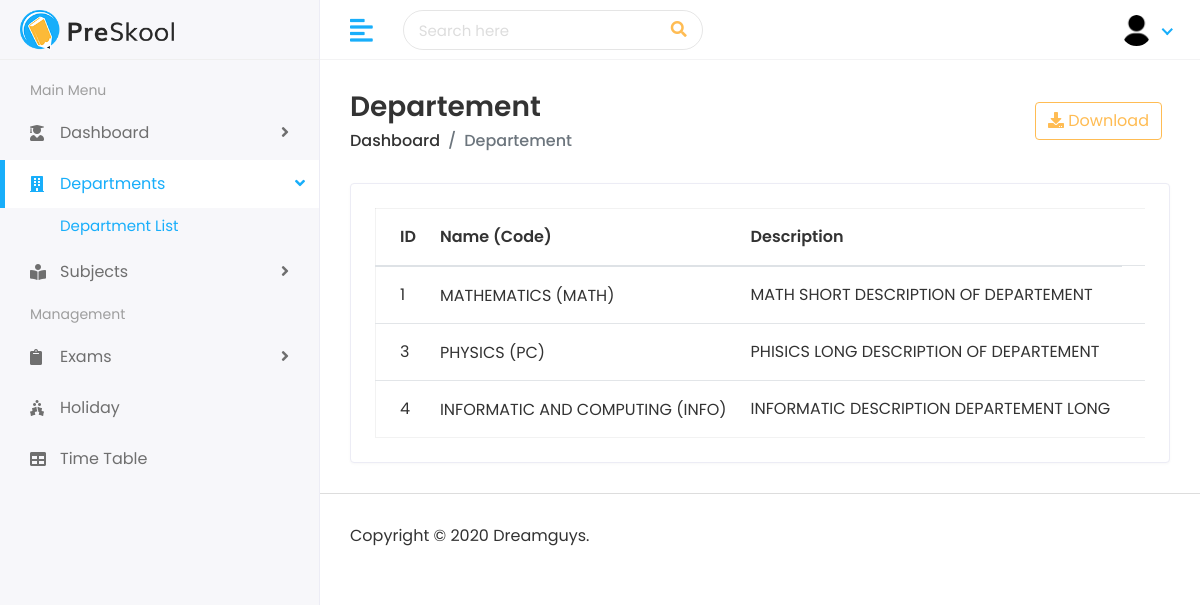
Page /departement/departements/ (signed in) on the earlier database version.
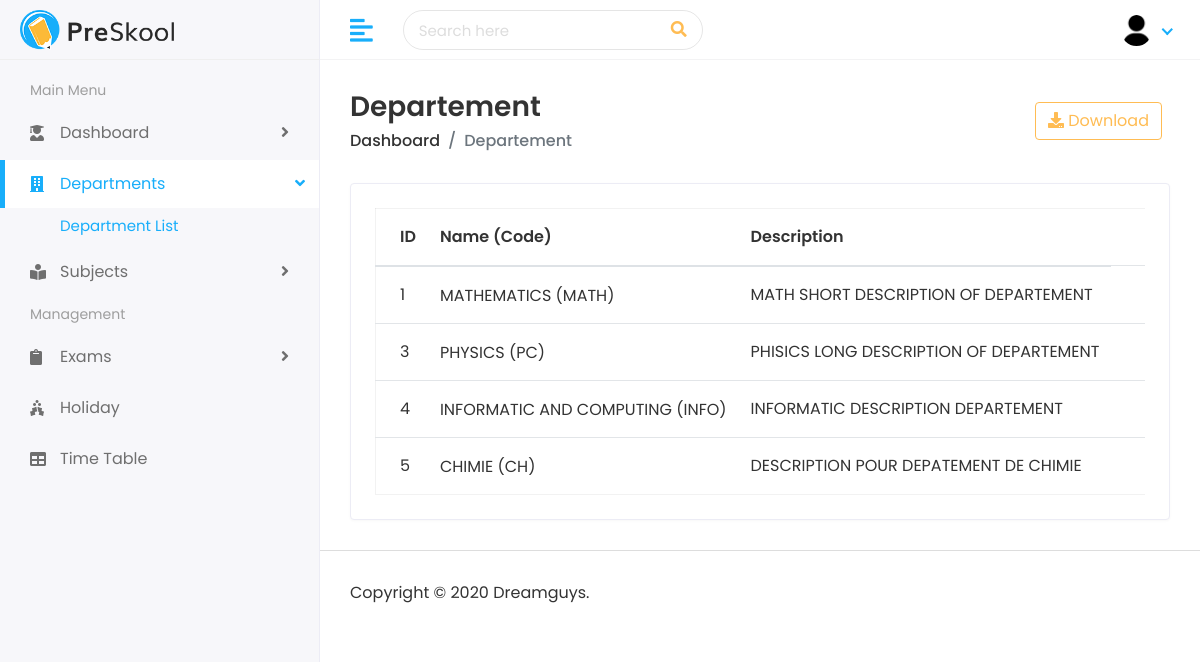
Same page on the later database version.
### departement/models.py (models this page shows, shortened)
class Departement(models.Model):
    name = models.CharField(max_length=150, unique=True)
    code = models.CharField(max_length=10, unique=True)
    description = models.TextField(blank=True, null=True)
    created_at = models.DateField(auto_now_add=True)

### departement/views.py (the view)
# urls.py: path('departements/', views.departement_list, name="departement_list"),
@login_required
def departement_list(request):
    departements_list = Departement.objects.all()
    context = {'departements_list' : departements_list}
    return render(request, 'departement/departements.html', context)

### templates/departement/departements.html (shortened to what this page needs)
{% extends 'Home/base.html' %}
{% load static %}
{% block body %}
         <div class="page-wrapper">
            <div class="content container-fluid">
               <div class="page-header">
                  <div class="row align-items-center">
                     <div class="col">
                        <h3 class="page-title">Departement</h3>
                        <ul class="breadcrumb">
                           <li class="breadcrumb-item"><a href="{% url 'dashboard' %}">Dashboard</a></li>
                           <li class="breadcrumb-item active">Departement</li>
                        </ul>
                     </div>
                     <div class="col-auto text-right float-right ml-auto">
                        <a href="#" class="btn btn-outline-primary mr-2"><i class="fas fa-download"></i> Download</a>
                     </div>
                  </div>
               </div>
               <div class="row">
                  <div class="col-sm-12">
                     <div class="card card-table">
                        <div class="card-body">
                           <div class="table-responsive">
                              <table class="table table-hover table-center mb-0 datatable">
                                 <thead>
                                    <tr>
                                       <th>ID</th>
                                       <th>Name (Code)</th>
                                       <th>Description</th>
                                    </tr>
                                 </thead>
                                 <tbody>
                                    {% for departement in departements_list %}
                                    <tr>
                                       <td>{{ departement.id}}</td>
                                       <td>
                                          <h2 class="table-avatar">
                                           {{ departement.name }} ({{ departement.code}})
                                          </h2>
                                       </td>
                                       <td>{{ departement.description }}</td>
                                       <td class="text-right">
                                       </td>
                                    </tr>
                                    {% endfor %}
                                 </tbody>
                              </table>
                           </div>
                        </div>
                     </div>
                  </div>
               </div>
            </div>
            <footer>
               <p>Copyright © 2020 Dreamguys.</p>
            </footer>
         </div>
      </div>
   </body>
</html>
{% endblock %}

Differences in the rows shown:
changed Departement "INFORMATIC AND COMPUTING": description "INFORMATIC DESCRIPTION DEPARTEMENT LONG" → "INFORMATIC DESCRIPTION DEPARTEMENT"
added Departement: id "5", name "CHIMIE", code "CH", description "DESCRIPTION POUR DEPATEMENT DE CHIMIE"
